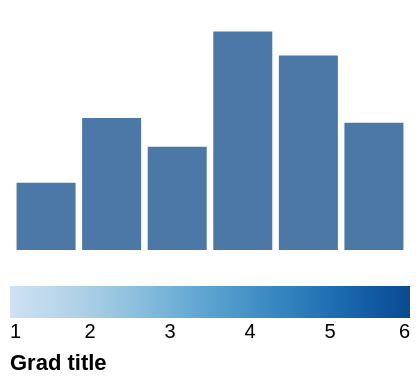

Write a Vega-Lite specification for this figure.
### Vega specification from a JSON file in a GitHub repository (floating-point values rounded to 4 significant figures)
{"width": 200, "height": 120, "padding": 5, "data": [{"name": "t", "values": [{"a": "Alpha", "b": 28, "c": "x", "d": 1}, {"a": "Bravo", "b": 55, "c": "y", "d": 2}, {"a": "Charlie", "b": 43, "c": "x", "d": 3}, {"a": "Delta", "b": 91, "c": "z", "d": 4}, {"a": "Echo", "b": 81, "c": "y", "d": 5}, {"a": "Foxtrot", "b": 53, "c": "z", "d": 6}]}], "scales": [{"name": "x", "type": "band", "domain": {"data": "t", "field": "a"}, "range": "width", "padding": 0.1}, {"name": "y", "type": "linear", "domain": {"data": "t", "field": "b"}, "range": "height", "nice": true}, {"name": "color", "type": "ordinal", "domain": {"data": "t", "field": "c"}, "range": {"scheme": "category10"}}, {"name": "ramp", "type": "linear", "domain": {"data": "t", "field": "d"}, "range": {"scheme": "blues"}}, {"name": "size", "type": "linear", "domain": {"data": "t", "field": "b"}, "range": [10, 200]}, {"name": "shape", "type": "ordinal", "domain": {"data": "t", "field": "c"}, "range": "symbol"}, {"name": "quant", "type": "quantize", "domain": [0, 100], "range": {"scheme": "greens", "count": 4}}], "marks": [{"type": "rect", "from": {"data": "t"}, "encode": {"enter": {"x": {"scale": "x", "field": "a"}, "width": {"scale": "x", "band": 1}, "y": {"scale": "y", "field": "b"}, "y2": {"scale": "y", "value": 0}}}}], "legends": [{"fill": "ramp", "type": "gradient", "direction": "horizontal", "title": "Grad title", "titleOrient": "bottom", "titleAnchor": "start", "orient": "bottom"}]}
